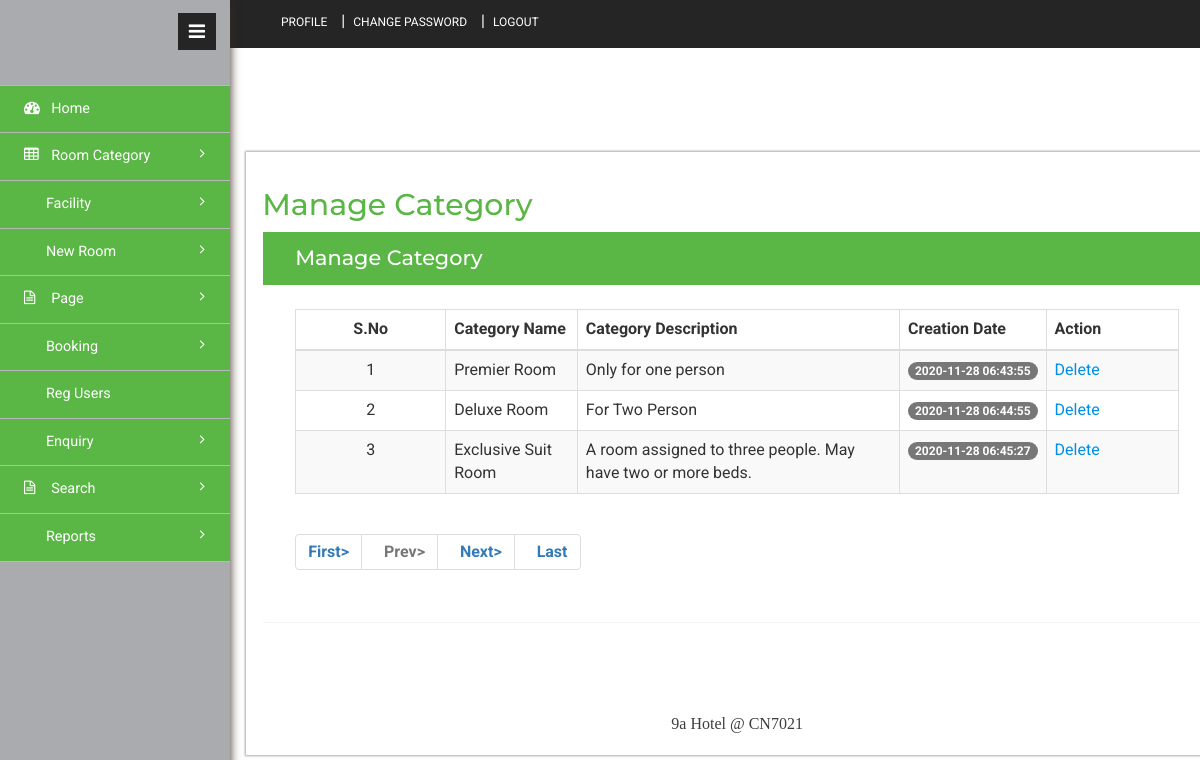
Page /admin/manage-category.php (signed in) on the committed database.
### tables this page shows
CREATE TABLE `tblcategory` (
  `ID` int(10) NOT NULL,
  `CategoryName` varchar(120) DEFAULT NULL,
  `Description` mediumtext DEFAULT NULL,
  `Price` int(5) NOT NULL,
  `Date` timestamp NULL DEFAULT current_timestamp()
);

### admin/manage-category.php (the view, shortened to what this page needs)
<?php
include('includes/dbconnection.php');
if (strlen($_SESSION['hbmsaid']==0)) {
  header('location:logout.php');
  } else{
?>
<!DOCTYPE HTML>
<html>
<head>
<link href="css/bootstrap.min.css" rel='stylesheet' type='text/css' />
<link href="css/style.css" rel='stylesheet' type='text/css' />
<link href="css/font-awesome.css" rel="stylesheet">
<link rel="stylesheet" href="css/icon-font.min.css" type='text/css' />
</head>
<body>
   <div class="page-container">
	<div class="left-content">
	   <div class="inner-content">
			<?php include_once('includes/header.php');?>
			<div class="content">
<div class="women_main">
	<div class="grids">
					<div class="progressbar-heading grids-heading">
						<h2>Manage Category</h2>
					</div>
					<div class="panel panel-widget forms-panel">
						<div class="forms">
							<div class="form-grids widget-shadow" data-example-id="basic-forms">
								<div class="form-title">
									<h4>Manage Category </h4>
								</div>
								<div class="form-body">
									     <table class="table table-bordered table-striped table-vcenter js-dataTable-full-pagination">
                                <thead>
                                    <tr>
                                        <th class="text-center">S.No</th>
                                        <th>Category Name</th>
                                        <th class="d-none d-sm-table-cell">Category Description</th>
                                        <th class="d-none d-sm-table-cell">Creation Date</th>
                                        <th class="d-none d-sm-table-cell" style="width: 15%;">Action</th>
                                       </tr>
                                </thead>
                                <tbody>
                                   <?php
							 if (isset($_GET['pageno'])) {
            $pageno = $_GET['pageno'];
        } else {
            $pageno = 1;
        }
        $no_of_records_per_page = 3;
        $offset = ($pageno-1) * $no_of_records_per_page;
        $ret = "SELECT ID FROM tblcategory";
 $query1 = $dbh -> prepare($ret);
$query1->execute();
$total_rows=$query1->rowCount();
$total_pages = ceil($total_rows / $no_of_records_per_page);
$sql="SELECT * from tblcategory LIMIT $offset, $no_of_records_per_page";
$query = $dbh -> prepare($sql);
$query->execute();
$results=$query->fetchAll(PDO::FETCH_OBJ);
$cnt=1;
if($query->rowCount() > 0)
{
foreach($results as $row)
{               ?>
                                    <tr>
                                        <td class="text-center"><?php echo htmlentities($cnt);?></td>
                                        <td class="font-w600"><?php  echo htmlentities($row->CategoryName);?></td>
                                        <td class="d-none d-sm-table-cell"><?php  echo htmlentities($row->Description);?></td>
                                        <td class="d-none d-sm-table-cell">
                                            <span class="badge badge-primary"><?php  echo htmlentities($row->Date);?></span>
                                        </td>
                                         <td class="d-none d-sm-table-cell"><a href="manage-category.php?delid=<?php echo ($row->ID);?>" onclick="return confirm('Do you really want to Delete ?');">Delete</a></td>
                                    </tr>
                                    <?php $cnt=$cnt+1;}} ?>
                                </tbody>
                            </table>
                            <div align="left">
    <ul class="pagination" >
        <li><a href="?pageno=1"><strong>First></strong></a></li>
        <li class="<?php if($pageno <= 1){ echo 'disabled'; } ?>">
            <a href="<?php if($pageno <= 1){ echo '#'; } else { echo "?pageno=".($pageno - 1); } ?>"><strong style="padding-left: 10px">Prev></strong></a>
        </li>
        <li class="<?php if($pageno >= $total_pages){ echo 'disabled'; } ?>">
            <a href="<?php if($pageno >= $total_pages){ echo '#'; } else { echo "?pageno=".($pageno + 1); } ?>"><strong style="padding-left: 10px">Next></strong></a>
        </li>
        <li><a href="?pageno=<?php echo $total_pages; ?>"><strong style="padding-left: 10px">Last</strong></a></li>
    </ul>
</div>
								</div>
							</div>
						</div>
					</div>
				</div>
<?php include_once('includes/footer.php');?>
</div>
</div>
		</div>
</div>
			<?php include_once('includes/sidebar.php');?>
							</div>
</body>
</html><?php }  ?>

### rows in the picture
tblcategory: CategoryName "Premier Room", Description "Only for one person", Date "2020-11-28 06:43:55"
tblcategory: CategoryName "Deluxe Room", Description "For Two Person", Date "2020-11-28 06:44:55"
tblcategory: CategoryName "Exclusive Suit Room", Description "A room assigned to three people. May have two or more beds.", Date "2020-11-28 06:45:27"
